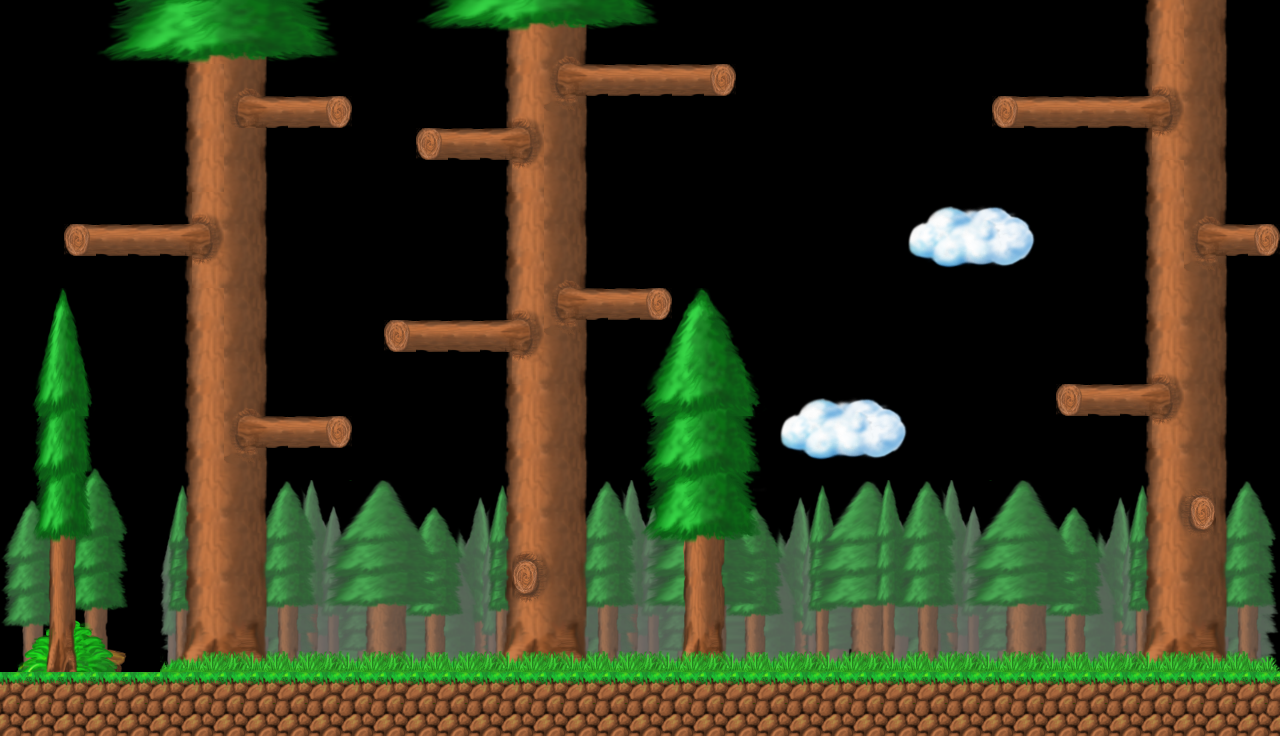

This game map was drawn from its Tiled (.tmx) file and the tilesets committed beside it. A one-line description and the full map source follow:
An orthogonal 40x23 tile map with 32x32 px tiles, 1 tile layer (Tile Layer 1).

<map version="1.2" tiledversion="1.2.0" orientation="orthogonal" renderorder="right-down" width="40" height="23" tilewidth="32" tileheight="32" infinite="0" nextlayerid="2" nextobjectid="1">
 <tileset firstgid="1" source="tilemap.tsx" />
 <layer id="1" name="Tile Layer 1" width="40" height="23">
  <data encoding="csv">
0,0,0,409,410,411,412,413,414,415,416,0,0,473,474,475,476,477,478,479,480,0,0,0,0,0,0,0,0,0,0,0,0,0,0,603,604,541,542,0,
0,0,0,473,474,475,476,477,478,479,480,0,0,0,0,539,540,543,544,0,0,0,0,0,0,0,0,0,0,0,0,0,0,0,0,539,540,605,606,0,
0,0,0,0,0,603,604,543,544,0,0,0,0,0,0,603,604,607,3494,3495,3495,3495,3496,0,0,0,0,0,0,0,0,0,0,0,0,603,538,541,542,0,
0,0,0,0,0,539,540,607,3494,3495,3496,0,0,0,0,539,538,671,672,0,0,0,0,0,0,0,0,0,0,0,0,3558,3559,3495,3495,3560,602,605,606,0,
0,0,0,0,0,603,604,541,542,0,0,0,0,3558,3559,3560,602,541,542,0,0,0,0,0,0,0,0,0,0,0,0,0,0,0,0,603,666,541,542,0,
0,0,0,0,0,539,540,605,606,0,0,0,0,0,0,539,666,605,606,0,0,0,0,0,0,0,0,0,0,0,0,0,0,0,0,539,540,605,606,0,
0,0,0,0,0,603,538,541,542,0,0,0,0,0,0,603,604,541,542,0,0,0,0,0,0,0,0,0,1269,1270,1271,1272,1273,0,0,603,604,543,544,0,
0,0,3558,3559,3559,3560,602,605,606,0,0,0,0,0,0,539,540,605,606,0,0,0,0,0,0,0,0,0,1333,3342,3343,3344,1337,0,0,539,540,607,3494,3496,
0,0,0,0,0,603,666,541,542,0,0,0,0,0,0,603,604,543,544,0,0,0,0,0,0,0,0,0,1397,1398,1399,1400,1401,0,0,603,604,671,672,0,
0,33,34,0,0,539,540,605,606,0,0,0,0,0,0,539,538,607,3494,3495,3496,36,37,38,0,0,0,0,0,0,0,0,0,0,0,539,540,541,542,0,
0,97,98,0,0,603,604,541,542,0,0,0,3558,3559,3559,3560,602,671,672,0,99,100,101,102,0,0,0,0,0,0,0,0,0,0,0,603,604,605,606,0,
0,161,162,0,0,539,540,605,606,0,0,0,0,0,0,539,666,541,542,0,163,164,165,166,0,0,0,0,0,0,0,0,0,0,0,539,538,541,542,0,
0,225,226,0,0,603,604,543,544,0,0,0,0,0,0,603,604,605,606,0,227,228,229,230,1269,1270,1271,1272,1273,0,0,0,0,3558,3559,3560,602,605,606,0,
0,289,290,0,0,539,540,607,3494,3495,3496,0,0,0,0,539,540,541,542,0,291,292,293,294,1333,3342,3343,3344,1337,0,0,0,0,0,0,539,666,541,542,0,
21,22,23,24,0,603,604,671,672,0,0,0,0,0,0,603,604,605,606,0,355,356,357,358,1397,1398,1399,1400,1401,0,0,0,0,0,0,603,604,605,606,0,
85,86,87,88,0,1690,1691,1692,1693,1311,1312,1314,1315,1316,1702,1703,1691,1692,1693,1311,1696,1698,1699,1700,1702,1319,1307,1308,1309,1311,1312,1314,1315,1316,1702,1703,719,720,1693,1694,
149,150,151,152,0,1754,1755,1756,1757,1375,1376,1378,1379,1380,1766,1767,1755,1756,1757,1375,1760,1762,1763,1764,1766,1383,1371,1372,1373,1375,1376,1378,1379,1380,1766,1767,783,784,1757,1758,
213,214,215,216,0,1818,1819,1820,1821,1439,1440,1442,1443,1444,1830,1831,591,592,1821,1439,1824,1826,1827,1828,1830,1447,1435,1436,1437,1439,1440,1442,1443,1444,1830,1831,1819,1820,1821,1822,
277,278,279,280,0,1882,1883,1884,1885,1503,1504,1506,1507,1508,1894,1895,655,656,1885,1503,1888,1890,1891,1892,1894,1511,1499,1500,1501,1503,1504,1506,1507,1508,1894,1895,1883,1884,1885,1886,
341,342,343,344,0,1946,1947,1948,1949,1567,1568,1570,1571,1572,1958,1959,1947,1948,1949,1567,1952,1954,1955,1956,1958,1575,1563,1564,1565,1567,1568,1570,1571,1572,1958,1959,1947,1948,1949,1950,
405,406,407,408,0,2010,2011,2012,2013,1631,1632,1634,1635,1636,2022,2023,2011,2012,2013,1631,2016,2018,2019,2020,2022,1639,1627,1628,1629,1631,1632,1634,1635,1636,2022,2023,2011,2012,2013,2014,
3879,3879,3879,3879,3879,3879,3879,3879,3879,3879,3879,3879,3879,3879,3879,3879,3879,3879,3879,3879,3879,3879,3879,3879,3879,3879,3879,3879,3879,3879,3879,3879,3879,3879,3879,3879,3879,3879,3879,3879,
3942,3942,3942,3942,3942,3942,3942,3942,3942,3942,3942,3942,3942,3942,3942,3942,3942,3942,3942,3942,3942,3942,3942,3942,3942,3942,3942,3942,3942,3942,3942,3942,3942,3942,3942,3942,3942,3942,3942,3942
</data>
 </layer>
</map>
